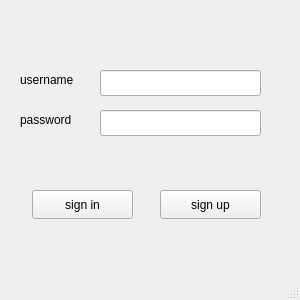
<?xml version="1.0" encoding="UTF-8"?>
<ui version="4.0">
 <class>MainWindow</class>
 <widget class="QMainWindow" name="MainWindow">
  <property name="geometry">
   <rect>
    <x>0</x>
    <y>0</y>
    <width>300</width>
    <height>300</height>
   </rect>
  </property>
  <property name="minimumSize">
   <size>
    <width>300</width>
    <height>300</height>
   </size>
  </property>
  <property name="maximumSize">
   <size>
    <width>300</width>
    <height>300</height>
   </size>
  </property>
  <property name="windowTitle">
   <string>MainWindow</string>
  </property>
  <property name="dockOptions">
   <set>QMainWindow::AllowTabbedDocks|QMainWindow::AnimatedDocks</set>
  </property>
  <widget class="QWidget" name="centralwidget">
   <widget class="QPushButton" name="SignUpBtn">
    <property name="geometry">
     <rect>
      <x>160</x>
      <y>190</y>
      <width>101</width>
      <height>29</height>
     </rect>
    </property>
    <property name="font">
     <font>
      <italic>false</italic>
      <bold>false</bold>
      <underline>false</underline>
      <strikeout>false</strikeout>
     </font>
    </property>
    <property name="mouseTracking">
     <bool>false</bool>
    </property>
    <property name="text">
     <string>sign up</string>
    </property>
   </widget>
   <widget class="QPushButton" name="SignInBtn">
    <property name="geometry">
     <rect>
      <x>32</x>
      <y>190</y>
      <width>101</width>
      <height>29</height>
     </rect>
    </property>
    <property name="text">
     <string>sign in</string>
    </property>
   </widget>
   <widget class="QLabel" name="userName">
    <property name="geometry">
     <rect>
      <x>20</x>
      <y>70</y>
      <width>63</width>
      <height>20</height>
     </rect>
    </property>
    <property name="text">
     <string>username</string>
    </property>
   </widget>
   <widget class="QLabel" name="password">
    <property name="geometry">
     <rect>
      <x>20</x>
      <y>110</y>
      <width>63</width>
      <height>20</height>
     </rect>
    </property>
    <property name="text">
     <string>password</string>
    </property>
   </widget>
   <widget class="QLineEdit" name="usernameInput">
    <property name="geometry">
     <rect>
      <x>100</x>
      <y>70</y>
      <width>161</width>
      <height>26</height>
     </rect>
    </property>
   </widget>
   <widget class="QLineEdit" name="passwordInput">
    <property name="geometry">
     <rect>
      <x>100</x>
      <y>110</y>
      <width>161</width>
      <height>26</height>
     </rect>
    </property>
   </widget>
  </widget>
  <widget class="QMenuBar" name="menubar">
   <property name="geometry">
    <rect>
     <x>0</x>
     <y>0</y>
     <width>300</width>
     <height>26</height>
    </rect>
   </property>
  </widget>
  <widget class="QStatusBar" name="statusbar"/>
 </widget>
 <resources/>
 <connections/>
</ui>
